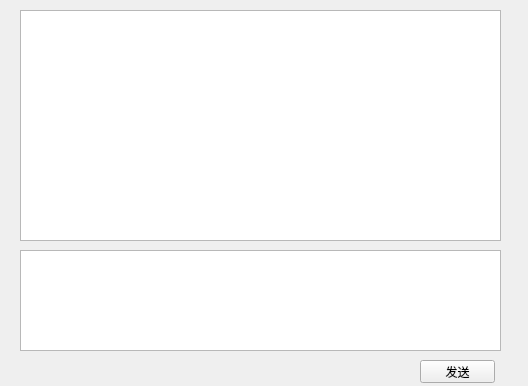
<?xml version="1.0" encoding="UTF-8"?>
<ui version="4.0">
 <class>Contact</class>
 <widget class="QWidget" name="Contact">
  <property name="geometry">
   <rect>
    <x>0</x>
    <y>0</y>
    <width>528</width>
    <height>386</height>
   </rect>
  </property>
  <property name="minimumSize">
   <size>
    <width>528</width>
    <height>386</height>
   </size>
  </property>
  <property name="maximumSize">
   <size>
    <width>528</width>
    <height>386</height>
   </size>
  </property>
  <property name="windowTitle">
   <string>Form</string>
  </property>
  <widget class="QTextEdit" name="textEdit">
   <property name="geometry">
    <rect>
     <x>20</x>
     <y>250</y>
     <width>481</width>
     <height>101</height>
    </rect>
   </property>
  </widget>
  <widget class="QListWidget" name="listWidget">
   <property name="geometry">
    <rect>
     <x>20</x>
     <y>10</y>
     <width>481</width>
     <height>231</height>
    </rect>
   </property>
  </widget>
  <widget class="QPushButton" name="pushButton">
   <property name="geometry">
    <rect>
     <x>420</x>
     <y>360</y>
     <width>75</width>
     <height>23</height>
    </rect>
   </property>
   <property name="text">
    <string>发送</string>
   </property>
  </widget>
 </widget>
 <resources/>
 <connections/>
</ui>
